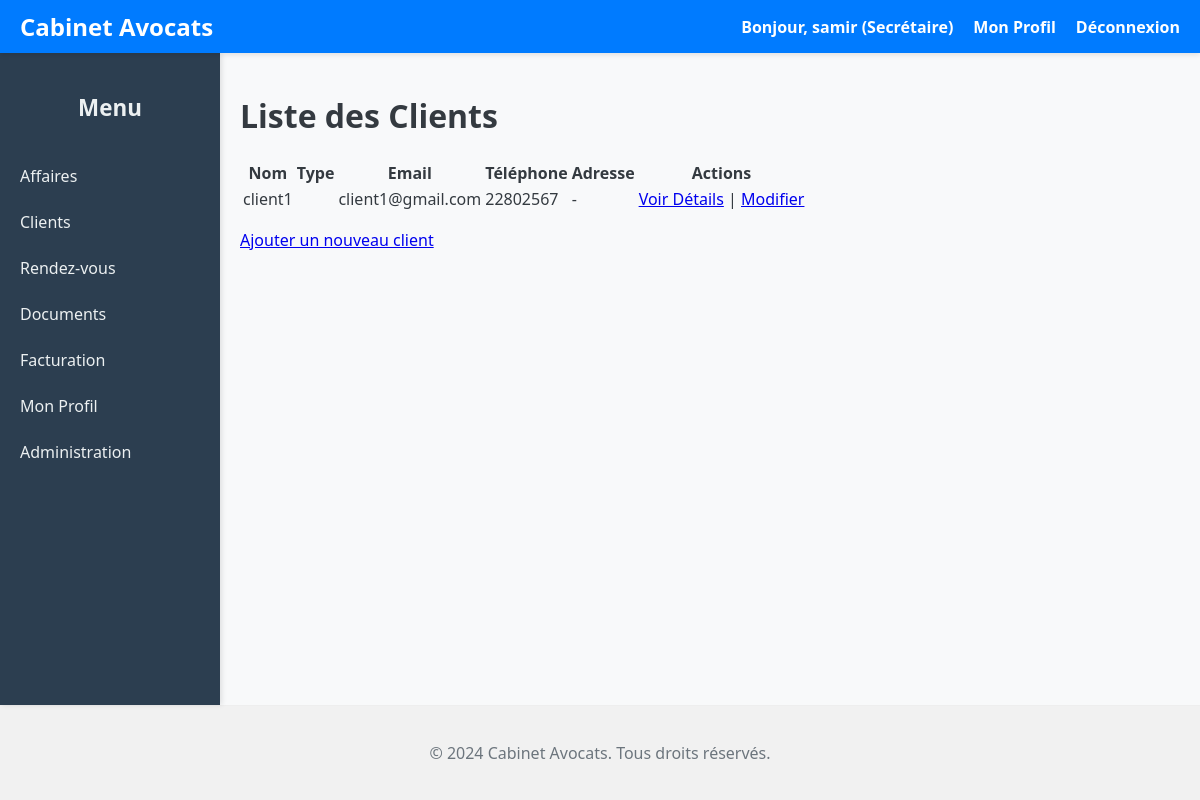
Page /clients/ (signed in) on the committed database.
### utilisateurs/models.py (models this page shows, shortened)
class Utilisateur(AbstractUser):
    ROLE_CHOICES = [
        ("AVOCAT", "Avocat"),
        ("SECRETAIRE", "Secrétaire")
    ]
    adresse = models.TextField()
    telephone = models.CharField(max_length=12, null=True, blank=True)
    role = models.CharField( max_length=20, choices=ROLE_CHOICES, default="SECRETAIRE", # Rôle par défaut si non spécifié
        verbose_name="Rôle",
        help_text="Le rôle de l'utilisateur au sein du cabinet (Avocat ou Secrétaire)."
    )
    groups = models.ManyToManyField( Group, verbose_name='groupes', blank=True, help_text='Les groupes auxquels cet utilisateur appartient. Un utilisateur '
                  'obtiendra toutes les permissions accordées à chacun de ses groupes.',
        related_name="utilisateur_set",  # Nom unique pour éviter les conflits
        related_query_name="utilisateur",
    )
    user_permissions = models.ManyToManyField( Permission, verbose_name='permissions utilisateur', blank=True, help_text='Permissions spécifiques pour cet utilisateur.',
        related_name="utilisateur_set",  # Nom unique pour éviter les conflits
        related_query_name="utilisateur",
    )
    class Meta:
        verbose_name = "Utilisateur"
        verbose_name_plural = "Utilisateurs"
        ordering = ['username'] # Tri par nom d'utilisateur par défaut

### clients/models.py (models this page shows, shortened)
class Client(models.Model):
    nom = models.CharField(max_length=100)
    type_client = models.CharField(choices=[("PARTICULIER", "Particulier"), ("ENTREPRISE", "Entreprise")], max_length=20) # Ajout de max_length
    email = models.EmailField()
    telephone = models.CharField(max_length=20)
    adresse = models.TextField()
    date_creation = models.DateTimeField(auto_now_add=True)

### clients/views.py (the view)
# urls.py: path('', ClientListView.as_view(), name='liste'),
class ClientListView(LoginRequiredMixin, ListView):
    model = Client
    template_name = 'clients/liste_clients.html'
    context_object_name = 'clients'
    paginate_by = 20
    def get_queryset(self):
        queryset = super().get_queryset()
        if search := self.request.GET.get('search'):
            queryset = queryset.filter(nom__icontains=search)
        return queryset.order_by('nom')

### clients/templates/clients/liste_clients.html (shortened to what this page needs)
{% extends "base.html" %}
{% block content %}
    <h1>Liste des Clients</h1>
    {% if clients %}
        <table>
            <thead>
                <tr>
                    <th>Nom</th>
                    <th>Type</th>
                    <th>Email</th>
                    <th>Téléphone</th>
                    <th>Adresse</th>
                    <th>Actions</th>
                </tr>
            </thead>
            <tbody>
                {% for client in clients %}
                <tr>
                    <td>{{ client.nom }}</td>
                    <td>{{ client.type_client }}</td>
                    <td>{{ client.email|default:"-" }}</td>
                    <td>{{ client.telephone|default:"-" }}</td>
                    <td>{{ client.adresse|linebreaksbr|default:"-" }}</td>
                    <td>
                        <a href="#">Voir Détails</a> |
                        <a href="#">Modifier</a>
                    </td>
                </tr>
                {% endfor %}
            </tbody>
        </table>
    {% else %}
        <p>Aucun client enregistré.</p>
    {% endif %}
    <p><a href="{% url 'clients:creer' %}">Ajouter un nouveau client</a></p>
{% endblock %}

### templates/base.html (shortened to what this page needs)
<!DOCTYPE html>
<html lang="fr">
<head>
</head>
<body>
    <header>
        <a href="{% url 'affaire:liste_affaires' %}" class="app-title">Cabinet Avocats</a>
        <nav id="mainNav">
            {% if user.is_authenticated %}
                <span>Bonjour, {{ user.first_name|default:user.username }} ({{ user.get_role_display }})</span>
                <a href="{% url 'utilisateurs:profil' %}">Mon Profil</a>
                <a href="{% url 'utilisateurs:logout' %}">Déconnexion</a>
            {% else %}
                <a href="{% url 'utilisateurs:login' %}">Connexion</a>
            {% endif %}
        </nav>
    </header>
    <div class="main-wrapper">
        <aside class="sidebar" id="sidebar">
            {% include '_sidebar.html' %}
        </aside>
        <main class="content-wrapper">
            {% block content %}{% endblock %}
        </main>
    </div>
    <footer>
        <p>&copy; 2024 Cabinet Avocats. Tous droits réservés.</p>
    </footer>
</body>
</html>

### templates/base.html (style rules this page uses)
body { font-family: 'Segoe UI', Tahoma, Geneva, Verdana, sans-serif; margin: 0; background-color: #f8f9fa; color: #343a40; display: flex; min-height: 100vh; flex-direction: column; }
header { background-color: #007bff; padding: 10px 20px; color: white; display: flex; justify-content: space-between; align-items: center; box-shadow: 0 2px 5px rgba(0,0,0,0.1); flex-shrink: 0; position: sticky; top: 0; z-index: 1000; }
header .app-title { font-size: 1.5em; font-weight: bold; color: white; text-decoration: none; flex-shrink: 0; }
header nav { display: flex; gap: 20px; align-items: center; }
header nav a, header nav span { color: white; text-decoration: none; font-weight: bold; transition: color 0.3s ease; white-space: nowrap; }
.main-wrapper { display: flex; flex-grow: 1; }
.sidebar { width: 220px; background-color: #2c3e50; color: white; padding: 20px 0; box-shadow: 2px 0 5px rgba(0,0,0,0.1); flex-shrink: 0; transition: transform 0.3s ease-in-out; overflow-y: auto; z-index: 999; }
.content-wrapper { flex-grow: 1; padding: 20px; overflow-y: auto; }
footer { text-align: center; margin-top: auto; padding: 20px; color: #6c757d; border-top: 1px solid #eee; background-color: #f1f1f1; flex-shrink: 0; }
@media (min-width: 1025px) { .sidebar { width: 220px; } }
@media (min-width: 1025px) { .content-wrapper { padding: 20px; } }

### rows in the picture
Utilisateur: first_name "samir", role "Secrétaire"
Client: nom "client1", email "client1@gmail.com", telephone "22802567", adresse "-"
